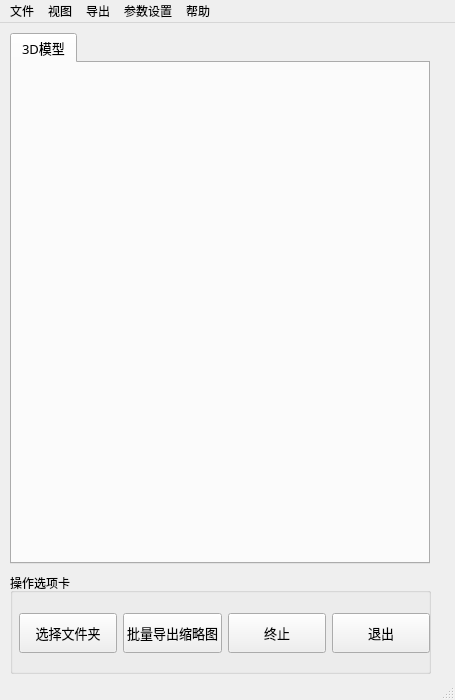
<?xml version="1.0" encoding="UTF-8"?>
<ui version="4.0">
 <class>MainWindow</class>
 <widget class="QMainWindow" name="MainWindow">
  <property name="geometry">
   <rect>
    <x>0</x>
    <y>0</y>
    <width>455</width>
    <height>700</height>
   </rect>
  </property>
  <property name="windowTitle">
   <string>MainWindow</string>
  </property>
  <widget class="QWidget" name="centralwidget">
   <widget class="QTabWidget" name="tabWidget">
    <property name="geometry">
     <rect>
      <x>10</x>
      <y>10</y>
      <width>420</width>
      <height>531</height>
     </rect>
    </property>
    <property name="font">
     <font>
      <family>华文仿宋</family>
      <pointsize>10</pointsize>
     </font>
    </property>
    <property name="focusPolicy">
     <enum>Qt::StrongFocus</enum>
    </property>
    <property name="currentIndex">
     <number>0</number>
    </property>
    <widget class="QWidget" name="tab">
     <attribute name="title">
      <string>3D模型</string>
     </attribute>
    </widget>
   </widget>
   <widget class="QGroupBox" name="groupBox">
    <property name="geometry">
     <rect>
      <x>10</x>
      <y>550</y>
      <width>421</width>
      <height>101</height>
     </rect>
    </property>
    <property name="autoFillBackground">
     <bool>true</bool>
    </property>
    <property name="styleSheet">
     <string notr="true"/>
    </property>
    <property name="title">
     <string>操作选项卡</string>
    </property>
    <widget class="QWidget" name="horizontalLayoutWidget">
     <property name="geometry">
      <rect>
       <x>9</x>
       <y>20</y>
       <width>411</width>
       <height>80</height>
      </rect>
     </property>
     <layout class="QHBoxLayout" name="horizontalLayout">
      <item>
       <widget class="QPushButton" name="pushButton_3">
        <property name="maximumSize">
         <size>
          <width>100</width>
          <height>40</height>
         </size>
        </property>
        <property name="font">
         <font>
          <family>仿宋</family>
          <pointsize>10</pointsize>
         </font>
        </property>
        <property name="text">
         <string>选择文件夹</string>
        </property>
       </widget>
      </item>
      <item>
       <widget class="QPushButton" name="pushButton_4">
        <property name="maximumSize">
         <size>
          <width>100</width>
          <height>40</height>
         </size>
        </property>
        <property name="font">
         <font>
          <family>仿宋</family>
          <pointsize>10</pointsize>
         </font>
        </property>
        <property name="text">
         <string>批量导出缩略图</string>
        </property>
       </widget>
      </item>
      <item>
       <widget class="QPushButton" name="pushButton_5">
        <property name="maximumSize">
         <size>
          <width>100</width>
          <height>40</height>
         </size>
        </property>
        <property name="font">
         <font>
          <family>仿宋</family>
          <pointsize>10</pointsize>
         </font>
        </property>
        <property name="text">
         <string>终止</string>
        </property>
       </widget>
      </item>
      <item>
       <widget class="QPushButton" name="pushButton_2">
        <property name="maximumSize">
         <size>
          <width>100</width>
          <height>40</height>
         </size>
        </property>
        <property name="font">
         <font>
          <family>仿宋</family>
          <pointsize>10</pointsize>
         </font>
        </property>
        <property name="text">
         <string>退出</string>
        </property>
       </widget>
      </item>
     </layout>
    </widget>
   </widget>
  </widget>
  <widget class="QMenuBar" name="menubar">
   <property name="geometry">
    <rect>
     <x>0</x>
     <y>0</y>
     <width>455</width>
     <height>23</height>
    </rect>
   </property>
   <widget class="QMenu" name="menu">
    <property name="title">
     <string>文件</string>
    </property>
   </widget>
   <widget class="QMenu" name="menu_2">
    <property name="title">
     <string>视图</string>
    </property>
   </widget>
   <widget class="QMenu" name="menu_3">
    <property name="title">
     <string>导出</string>
    </property>
   </widget>
   <widget class="QMenu" name="menu_4">
    <property name="title">
     <string>参数设置</string>
    </property>
   </widget>
   <widget class="QMenu" name="menu_5">
    <property name="title">
     <string>帮助</string>
    </property>
   </widget>
   <addaction name="menu"/>
   <addaction name="menu_2"/>
   <addaction name="menu_3"/>
   <addaction name="menu_4"/>
   <addaction name="menu_5"/>
  </widget>
  <widget class="QStatusBar" name="statusbar"/>
 </widget>
 <resources/>
 <connections/>
</ui>
